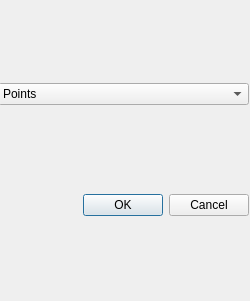
<?xml version="1.0" encoding="UTF-8"?>
<ui version="4.0">
 <class>DeleteObjectDialog</class>
 <widget class="QDialog" name="DeleteObjectDialog">
  <property name="geometry">
   <rect>
    <x>0</x>
    <y>0</y>
    <width>250</width>
    <height>301</height>
   </rect>
  </property>
  <property name="windowTitle">
   <string>Dialog</string>
  </property>
  <widget class="QWidget" name="verticalLayoutWidget">
   <property name="geometry">
    <rect>
     <x>-2</x>
     <y>0</y>
     <width>251</width>
     <height>301</height>
    </rect>
   </property>
   <layout class="QVBoxLayout" name="verticalLayout">
    <item>
     <widget class="QComboBox" name="comboBoxObjectType">
      <item>
       <property name="text">
        <string>Points</string>
       </property>
      </item>
      <item>
       <property name="text">
        <string>Lines</string>
       </property>
      </item>
      <item>
       <property name="text">
        <string>Suports</string>
       </property>
      </item>
     </widget>
    </item>
    <item>
     <layout class="QVBoxLayout" name="mainLayout">
      <item>
       <widget class="QDialogButtonBox" name="buttonBox">
        <property name="orientation">
         <enum>Qt::Horizontal</enum>
        </property>
        <property name="standardButtons">
         <set>QDialogButtonBox::Cancel|QDialogButtonBox::Ok</set>
        </property>
       </widget>
      </item>
     </layout>
    </item>
   </layout>
  </widget>
 </widget>
 <resources/>
 <connections>
  <connection>
   <sender>buttonBox</sender>
   <signal>accepted()</signal>
   <receiver>DeleteObjectDialog</receiver>
   <slot>accept()</slot>
   <hints>
    <hint type="sourcelabel">
     <x>248</x>
     <y>254</y>
    </hint>
    <hint type="destinationlabel">
     <x>157</x>
     <y>274</y>
    </hint>
   </hints>
  </connection>
  <connection>
   <sender>buttonBox</sender>
   <signal>rejected()</signal>
   <receiver>DeleteObjectDialog</receiver>
   <slot>reject()</slot>
   <hints>
    <hint type="sourcelabel">
     <x>316</x>
     <y>260</y>
    </hint>
    <hint type="destinationlabel">
     <x>286</x>
     <y>274</y>
    </hint>
   </hints>
  </connection>
 </connections>
</ui>
